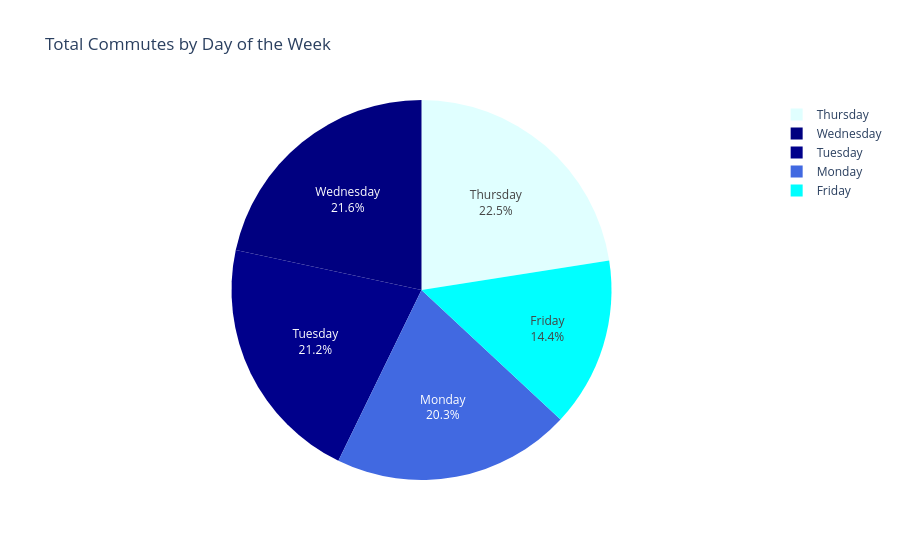

Notebook cell for this chart:
### Code cell
# get the count of commutes per day
dow_count = df['day_of_week'].value_counts().reset_index()
dow_count.columns = ['day_of_week', 'count'] # Rename columns so Plotly understands them

#create the pie chart
fig_pie = px.pie(
    dow_count, 
    values='count', 
    names='day_of_week', 
    title='Total Commutes by Day of the Week',
    color='day_of_week',
    color_discrete_map={
        'Monday': 'royalblue',
        'Tuesday': 'darkblue',
        'Wednesday': 'navy',
        'Thursday': 'lightcyan',
        'Friday': 'cyan'
    }
)


fig_pie.show()

### Figure 1 — Plotly figure (JSON) as saved in the notebook; plotly's stock layout.template omitted (floating-point values rounded to 4 significant figures)
{"data": [{"customdata": [["Thursday"], ["Wednesday"], ["Tuesday"], ["Monday"], ["Friday"]], "domain": {"x": [0, 1], "y": [0, 1]}, "hovertemplate": "day_of_week=%{customdata[0]}<br>count=%{value}<extra></extra>", "labels": ["Thursday", "Wednesday", "Tuesday", "Monday", "Friday"], "legendgroup": "", "marker": {"colors": ["lightcyan", "navy", "darkblue", "royalblue", "cyan"]}, "name": "", "showlegend": true, "textinfo": "percent+label", "textposition": "inside", "type": "pie", "values": [50, 48, 47, 45, 32]}], "layout": {"legend": {"tracegroupgap": 0}, "title": {"text": "Total Commutes by Day of the Week"}}}
